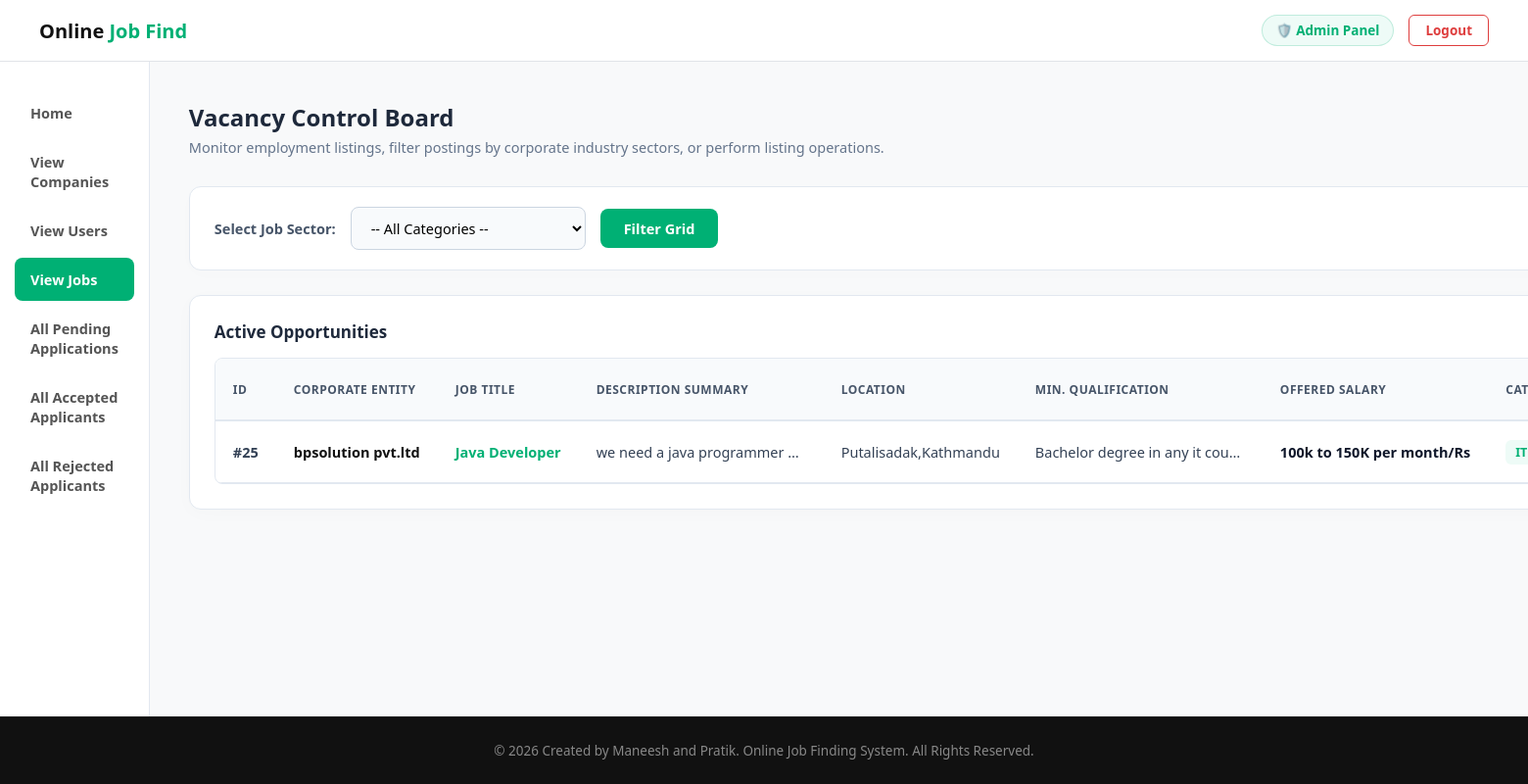
/adminviewjobs.php (signed in), run on the app's committed database.
### tables this page shows
CREATE TABLE `jobs` (
  `id` int(11) NOT NULL,
  `title` varchar(30) NOT NULL,
  `description` text NOT NULL,
  `location` varchar(50) NOT NULL,
  `qualification` varchar(100) NOT NULL,
  `salary` varchar(100) NOT NULL,
  `image` varchar(255) NOT NULL,
  `username` varchar(20) NOT NULL,
  `openeddate` datetime NOT NULL,
  `expirydate` date NOT NULL,
  `category` varchar(50) NOT NULL,
  `company_id` int(11) NOT NULL
);

CREATE TABLE `company` (
  `cid` int(3) NOT NULL,
  `company_name` varchar(40) NOT NULL,
  `username` varchar(10) NOT NULL,
  `password` varchar(60) NOT NULL,
  `email` varchar(30) NOT NULL,
  `address` varchar(50) NOT NULL,
  `company_pan` varchar(20) NOT NULL,
  `company_license` varchar(20) NOT NULL,
  `company_type` varchar(50) NOT NULL,
  `datecreated` datetime NOT NULL
);

### adminviewjobs.php (the view, shortened to what this page needs)
<?php
if (isset($_SESSION["username"])) {
    include "database.php";
    if (isset($_POST['Filter'])) {
        $selectedCategory = mysqli_real_escape_string($con, $_POST['category']);
        if ($selectedCategory != 'all') {
            $sql = "SELECT * FROM jobs WHERE category='$selectedCategory' ORDER BY id DESC";
        } else {
            $sql = "SELECT * FROM jobs ORDER BY id DESC";
        }
    } else {
        $sql = "SELECT * FROM jobs ORDER BY id DESC";
    }
    $result = mysqli_query($con, $sql);
?>
<!DOCTYPE html>
<html lang="en">
<head>
</head>
<body>
    <div class="navbar">
        <div class="logo-area">
            <h1>Online <span>Job Find</span></h1>
        </div>
        <div class="admin-profile-section">
            <span class="admin-badge">🛡️ Admin Panel</span>
            <a href="logout.php" class="btn-logout">Logout</a>
        </div>
    </div>
    <div class="dashboard-layout">
        <div class="sidebar">
            <ul class="nav-links">
                <li><a href="adminhomepage.php">Home</a></li>
                <li><a href="adminviewcompany.php">View Companies</a></li>
                <li><a href="adminviewuser.php">View Users</a></li>
                <li><a href="adminviewjobs.php" class="active">View Jobs</a></li>
                <li><a href="adminviewpendingrequest.php">All Pending Applications</a></li>
                <li><a href="allacceptedapplicant.php">All Accepted Applicants</a></li>
                <li><a href="allrejectedapplicant.php">All Rejected Applicants</a></li>
            </ul>
        </div>
        <div class="main-content">
            <div class="page-title-section">
                <h2>Vacancy Control Board</h2>
                <p>Monitor employment listings, filter postings by corporate industry sectors, or perform listing operations.</p>
            </div>
            <div class="filter-card">
                <form method="post" class="filter-form">
                    <label for="category">Select Job Sector:</label>
                    <select name="category" id="category" class="filter-select">
                        <option value="all">-- All Categories --</option>
                    </select>
                    <button type="submit" name="Filter" class="btn-filter">Filter Grid</button>
                </form>
            </div>
            <?php if (mysqli_num_rows($result) > 0) { ?>
                <div class="table-card">
                    <h3 style="font-size: 17px; font-weight: 700; color: #1e293b; margin-bottom: 5px;">Active Opportunities</h3>
                    <div class="table-container">
                        <table>
                            <thead>
                                <tr>
                                    <th>ID</th>
                                    <th>Corporate Entity</th>
                                    <th>Job Title</th>
                                    <th>Description Summary</th>
                                    <th>Location</th>
                                    <th>Min. Qualification</th>
                                    <th>Offered Salary</th>
                                    <th>Category</th>
                                </tr>
                            </thead>
                            <tbody>
                                <?php
                                while ($row = mysqli_fetch_assoc($result)) {
                                    $company_id = intval($row['company_id']);
                                    $company_name = "Unknown Enterprise";
                                    $company_query = "SELECT company_name FROM company WHERE cid = $company_id";
                                    $company_result = mysqli_query($con, $company_query);
                                    if ($company_result && mysqli_num_rows($company_result) > 0) {
                                        $company_data = mysqli_fetch_assoc($company_result);
                                        $company_name = $company_data['company_name'];
                                    }
                                    ?>
                                    <tr>
                                        <td><strong>#<?php echo $row['id']; ?></strong></td>
                                        <td style="font-weight: 600; color: #111;"><?php echo htmlspecialchars($company_name); ?></td>
                                        <td style="font-weight: 600; color: #00b074;"><?php echo htmlspecialchars($row['title']); ?></td>
                                        <td title="<?php echo htmlspecialchars($row['description']); ?>"><?php echo htmlspecialchars($row['description']); ?></td>
                                        <td><?php echo htmlspecialchars($row['location']); ?></td>
                                        <td><?php echo htmlspecialchars($row['qualification']); ?></td>
                                        <td><span class="salary-tag"><?php echo htmlspecialchars($row['salary']); ?></span></td>
                                        <td><span class="category-badge"><?php echo htmlspecialchars($row['category']); ?></span></td>
                                    </tr>
                                <?php } ?>
                            </tbody>
                        </table>
                    </div>
                </div>
            <?php } else { ?>
                <div class="no-data-msg">
                    <p>🔍 No active career employment listings found matching the selected parameters.</p>
                </div>
            <?php } ?>
        </div>
    </div>
    <div class="footer">
        <p>&copy; 2026 Created by Maneesh and Pratik. Online Job Finding System. All Rights Reserved.</p>
    </div>
</body>
</html>
<?php
} else {
    echo '<script>
            alert("Please login first");
            window.location.href = "index.php";
          </script>';
}
?>

### adminviewjobs.php (style rules this page uses)
* { margin: 0; padding: 0; box-sizing: border-box; font-family: 'Segoe UI', Tahoma, Geneva, Verdana, sans-serif; }
body { background-color: #f8f9fa; color: #333; display: flex; flex-direction: column; min-height: 100vh; }
.navbar { background: #ffffff; border-bottom: 1px solid #e1e4e8; padding: 15px 40px; display: flex; justify-content: space-between; align-items: center; position: sticky; top: 0; z-index: 1000; }
.logo-area h1 { font-size: 20px; color: #111; font-weight: 700; }
.logo-area span { color: #00b074; }
.admin-profile-section { display: flex; align-items: center; gap: 15px; }
.admin-badge { background: #eefbf7; color: #00b074; font-weight: 700; padding: 6px 14px; border-radius: 20px; font-size: 13.5px; border: 1px solid rgba(0, 176, 116, 0.2); }
.btn-logout { background: #fff; border: 1px solid #de3e3e; color: #de3e3e; padding: 6px 16px; border-radius: 6px; font-size: 13.5px; font-weight: 600; text-decoration: none; transition: 0.3s; }
.dashboard-layout { display: flex; flex: 1; }
.sidebar { width: 280px; background: #ffffff; border-right: 1px solid #e2e8f0; padding: 30px 15px; }
.nav-links { list-style: none; display: flex; flex-direction: column; gap: 6px; }
.nav-links li a { display: block; padding: 12px 16px; color: #555; font-size: 14.5px; font-weight: 600; text-decoration: none; border-radius: 8px; transition: 0.3s; }
.nav-links li a.active { background: #00b074; color: white !important; }
.main-content { flex: 1; padding: 40px; background-color: #f8f9fa; }
.page-title-section { margin-bottom: 30px; }
.page-title-section h2 { font-size: 24px; font-weight: 700; color: #1e293b; }
.page-title-section p { font-size: 14.5px; color: #64748b; margin-top: 4px; }
.filter-card { background: #ffffff; border: 1px solid #e2e8f0; border-radius: 12px; padding: 20px 25px; margin-bottom: 25px; box-shadow: 0 4px 20px rgba(0,0,0,0.01); }
.filter-form { display: flex; align-items: center; gap: 15px; flex-wrap: wrap; }
.filter-form label { font-size: 14.5px; font-weight: 600; color: #475569; }
.filter-select { padding: 10px 16px; border: 1px solid #cbd5e1; border-radius: 8px; font-size: 14.5px; outline: none; background-color: #f8fafc; min-width: 240px; transition: 0.3s; }
.btn-filter { background: #00b074; color: white; border: none; padding: 10px 24px; border-radius: 8px; font-size: 14.5px; font-weight: 700; cursor: pointer; transition: 0.3s; }
.table-card { background: #ffffff; border: 1px solid #e2e8f0; border-radius: 12px; padding: 25px; box-shadow: 0 4px 20px rgba(0,0,0,0.02); }
.table-container { width: 100%; overflow-x: auto; margin-top: 15px; border-radius: 8px; border: 1px solid #e2e8f0; }
table { width: 100%; border-collapse: collapse; text-align: left; font-size: 14.5px; min-width: 1100px; }
th { background-color: #f8fafc; color: #475569; font-weight: 700; padding: 14px 18px; border-bottom: 2px solid #e2e8f0; text-transform: uppercase; font-size: 12px; letter-spacing: 0.5px; }
td { padding: 14px 18px; border-bottom: 1px solid #e2e8f0; color: #334155; vertical-align: middle; max-width: 250px; overflow: hidden; text-overflow: ellipsis; white-space: nowrap; }
.category-badge { background: #eefbf7; color: #00b074; font-size: 12.5px; font-weight: 600; padding: 4px 10px; border-radius: 6px; display: inline-block; }
.salary-tag { font-weight: 600; color: #0f172a; }
.footer { background: #111; color: #888; padding: 25px 20px; text-align: center; border-top: 1px solid #222; margin-top: auto; }
.footer p { font-size: 13.5px; }

### data on the page
jobs: id "25", company.company_name "bpsolution pvt.ltd", title "Java Developer", description "we need a java programmer…", location "Putalisadak,Kathmandu", qualification "Bachelor degree in any it cou…", salary "100k to 150K per month/Rs", category "IT…"
